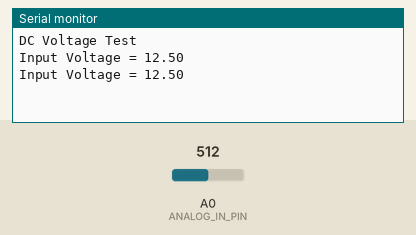
Bench run of a sketch on a simulated Arduino Uno, built with avr-gcc and run on an emulated ATmega328P. Shown: the last lines printed to the serial monitor. The test bench sets the inputs (shaded band); at power-on: A0 (ANALOG_IN_PIN) = 512.

Above: at 1.8 s.
1.9 s: A0 (ANALOG_IN_PIN) set to 716
At 2.8 s:
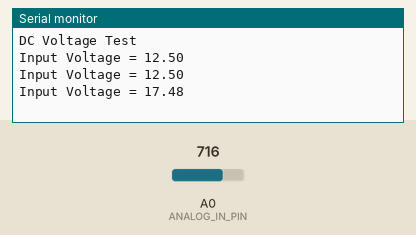
3.4 s: A0 (ANALOG_IN_PIN) set to 900
At 4.4 s:
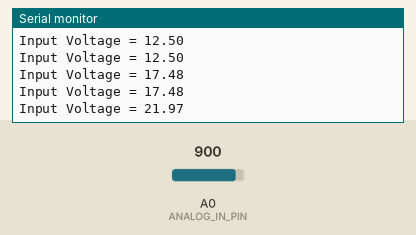
Timing chart, 0 to 6.4 s (numbered marks = the images above; inputs shaded):
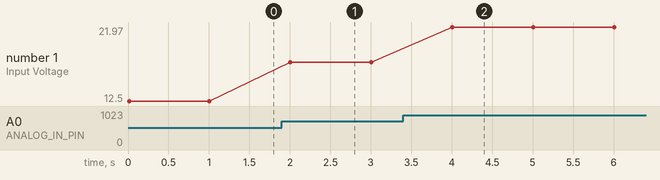

Measured:
- after the input at 1.9 s, the serial monitor: prints a new line after 0.10 s (image 1)
- after the input at 3.4 s, the serial monitor: prints a new line after 0.60 s (image 2)
- plotted number 1: 12.5 → 17.48 after the input at 1.9 s, 17.48 → 21.97 after the input at 3.4 s

The sketch:

Voltage_Sensor.ino
```cpp
// Define analog input
#define ANALOG_IN_PIN A0

// Floats for ADC voltage & Input voltage
float adc_voltage = 0.0;
float in_voltage = 0.0;

// Floats for resistor values in divider (in ohms)
float R1 = 30000.0;
float R2 = 7500.0;

// Float for Reference Voltage
float ref_voltage = 5.0;

// Integer for ADC value
int adc_value = 0;

void setup()
{
   // Setup Serial Monitor
   Serial.begin(9600);
   Serial.println("DC Voltage Test");
}

void loop(){
   // Read the Analog Input
   adc_value = analogRead(ANALOG_IN_PIN);

   // Determine voltage at ADC input
   adc_voltage  = (adc_value * ref_voltage) / 1024.0;

   // Calculate voltage at divider input
   in_voltage = adc_voltage / (R2/(R1+R2)) ;

   // Print results to Serial Monitor to 2 decimal places
  Serial.print("Input Voltage = ");
  Serial.println(in_voltage, 2);

  // Short delay
  delay(1000);
}
```
